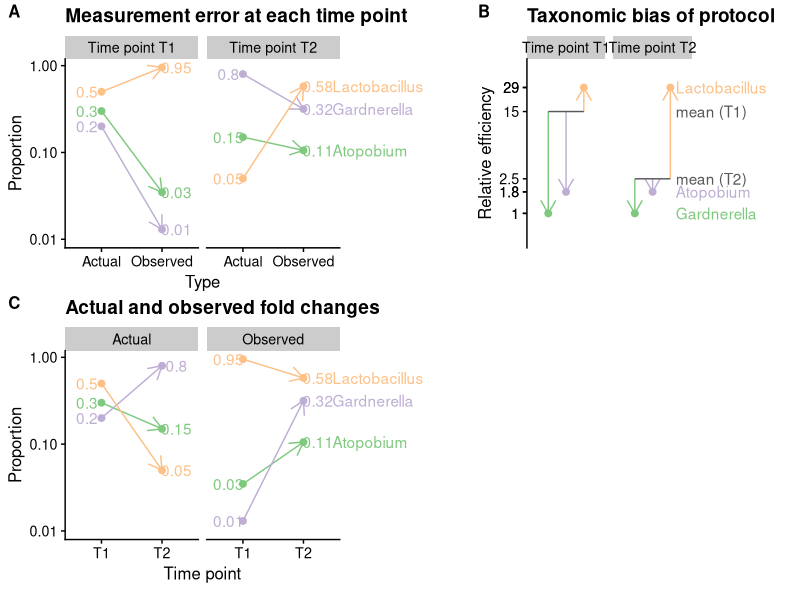

Reproduce this figure in R. (Note: this script raises an error after producing the figure.)
## ---- chunk 1
set.seed(42)

knitr::opts_chunk$set(
  comment = "#>",
  collapse = TRUE,
  cache = FALSE,
  echo = TRUE
)

library(tidyverse)
library(here)
library(cowplot)
library(patchwork)
theme_set(theme_cowplot(12))

close_elts <- function(x) x / sum(x)
## ---- chunk 2
bias <- tibble(taxon = c("Lactobacillus", "Gardnerella", "Atopobium", "Spike-in"),
  efficiency = c(4.68, 0.16, 0.285, 1)) %>%
  mutate(across(efficiency, ~. / min(.)))
# efficiency associated with the targeted measurement of Lactobacillus
targeted_efficiency <- 2
a0 <- tribble(
  ~taxon, ~timepoint, ~abundance,
  "Lactobacillus", "T1", 5,
  "Lactobacillus", "T2", 0.5,
  "Gardnerella", "T1", 2,
  "Gardnerella", "T2", 8,
  "Atopobium", "T1", 3,
  "Atopobium", "T2", 1.5,
) %>%
  # Shrink abundance to have similar scale as proportions
  mutate(across(abundance, ~ . / max(.))) %>%
  left_join(bias, by = "taxon") %>%
  with_groups(timepoint, mutate,
    total_abundance = sum(abundance),
    proportion = close_elts(abundance),
    biased_abundance = efficiency * abundance,
    biased_proportion = close_elts(biased_abundance),
    biased_count = biased_proportion * 1e3,
    abundance_estimate_bulk = biased_proportion * total_abundance,
    #> abundance_estimate_spikein = biased_count / biased_count[taxon == "Spike-in"],
    abundance_estimate_targeted = biased_count * targeted_efficiency *
      abundance[taxon == "Lactobacillus"] / biased_count[taxon == "Lactobacillus"],
  )
a1 <- a0 %>%
  select(-total_abundance) %>%
  pivot_longer(-c(taxon, efficiency, timepoint), names_to = "type")
# data frame for plots
ptb <- a1 %>%
  filter(
    type %in% c("proportion", "biased_proportion"),
  ) %>%
  mutate(
    across(type, fct_relevel, "proportion", "biased_proportion"),
    across(type, fct_recode,
      "Actual" = "proportion",
      "Observed" = "biased_proportion"),
  )
## ---- chunk 3
shared_layers <- list(
  geom_path(aes(group = taxon),
    arrow = grid::arrow(length = unit(0.15, "inches"))),
  geom_point(size = 2),
  scale_color_brewer(type = "qual", palette = 1, guide = "none"),
  labs(y = "Proportion", color = "Taxon"),
  scale_y_log10(),
  coord_cartesian(clip = "off"),
  # scale_y_log10(breaks = c(1e-2, 3e-2, 1e-1, 3e-1, 1)) +
  expand_limits(y = 1e-2),
  theme(plot.margin = unit(c(0, 1.3, 0, 0), units = "in"))
)
# How much to nudge the taxon labels and proportions
nudge.taxon <- 0.48
nudge.prop <- 0.24
# In future iterations, consider labelling the taxa in both facets
p.meas <- ptb %>%
  ggplot(aes(type, value, color = taxon)) +
  facet_wrap(~timepoint, nrow = 1, scales = "fixed",
    labeller = as_labeller(function(x) str_c("Time point ", x))
  ) +
  shared_layers +
  geom_text(data = ~filter(., type == "Actual"),
    aes(label = round(value, 2)), nudge_x = -nudge.prop) +
  geom_text(data = ~filter(., type == "Observed"),
    aes(label = round(value, 2)), nudge_x = nudge.prop) +
  geom_text(data = ~filter(., timepoint == "T2", type == "Observed"),
    aes(label = taxon), nudge_x = nudge.taxon, hjust = 0) +
  labs(
    x = "Type",
    title = "Measurement error at each time point"
  )
p.fc <- ptb %>%
  ggplot(aes(timepoint, value, color = taxon)) +
  facet_wrap(~type, nrow = 1, scales = "fixed") +
  shared_layers +
  geom_text(data = ~filter(., timepoint == "T1"),
    aes(label = round(value, 2)), nudge_x = -nudge.prop) +
  geom_text(data = ~filter(., timepoint == "T2"),
    aes(label = round(value, 2)), nudge_x = nudge.prop) +
  geom_text(data = ~filter(., timepoint == "T2", type == "Observed"),
    aes(label = taxon), nudge_x = nudge.taxon, hjust = 0) +
  labs(
    x = "Time point",
    title = "Actual and observed fold changes"
  )
## ---- chunk 4
# First, compute the mean efficiency, then join with the taxon efficiencies in
# a table for plotting.
sme <- a0 %>%
  with_groups(timepoint, summarize, mean_efficiency = sum(proportion * efficiency))
sme0 <- sme %>%
  mutate(label = str_glue("mean ({timepoint})")) %>%
  select(label, efficiency = mean_efficiency)
sme1 <- sme %>%
  mutate(taxon = "Mean", type = "Mean") %>%
  select(taxon, efficiency = mean_efficiency, timepoint, type)
bias1 <- bias %>%
  filter(taxon != "Spike-in") %>%
  expand(nesting(taxon, efficiency), timepoint = c("T1", "T2")) %>%
  mutate(type = "Taxon")
lvls = c("Atopobium", "Gardnerella", "Lactobacillus", "Mean")
etb1 <- bind_rows(bias1, sme1) %>%
  mutate(across(taxon, factor, levels = lvls))

lvls = c("Gardnerella", "Atopobium", "Lactobacillus")
bias2 <- bias %>%
  filter(taxon != "Spike-in") %>%
  expand(nesting(taxon, efficiency), timepoint = c("T1", "T2")) %>%
  mutate(
    type = "Taxon",
    across(taxon, factor, levels = lvls),
    x = as.integer(taxon)
  ) %>%
  left_join(sme, by = "timepoint")

clrs <- c(RColorBrewer::brewer.pal(n = 3, "Accent"), rep("#585858", 2))
p.eff <- bias2 %>%
  ggplot(aes(x = x, y = efficiency, color = taxon)) +
  geom_point(size = 2) +
  geom_text(data = ~filter(., timepoint == "T2"),
    aes(label = taxon), x = 3.3, hjust = 0) +
  geom_segment(aes(xend = x, yend  = efficiency, y = mean_efficiency),
    arrow = grid::arrow(length = unit(0.15, "inches"))) +
  geom_segment(data = sme,
    aes(x = 1, xend = 3, y = mean_efficiency, yend = mean_efficiency),
    color = "#585858",
    inherit.aes = FALSE) +
  geom_text(data = sme0 %>% mutate(timepoint = "T2"),
    aes(label = label, y = efficiency), x = 3.3, hjust = 0,
    color = "#585858",
    inherit.aes = FALSE) +
  scale_color_manual(values = clrs) +
  labs(y = "Relative efficiency", x = NULL, color = "Taxon",
    title = "Taxonomic bias of protocol"
  ) +
  # Set the vertical span to match the other plots
  scale_y_log10(limits = c(1, 100) / 2,
    breaks = etb1$efficiency,
    labels = signif(etb1$efficiency, 2)
  ) +
  xlim(c(0.0, 4)) +
  facet_wrap(~timepoint, nrow = 1, scales = "fixed",
    labeller = as_labeller(function(x) str_c("Time point ", x))
  ) +
  coord_cartesian(clip = "off") +
  theme(
    axis.line.x = element_blank(),
    axis.text.x = element_blank(),
    axis.ticks.x = element_blank(),
    axis.title.x = element_blank(),
    legend.position = "none",
    plot.margin = unit(c(0, 1.0, 0, 0), units = "in")
  )
## ---- chunk 5
p.meas + p.eff + p.fc + plot_spacer() + 
  plot_layout(byrow = TRUE, ncol = 2, widths = c(1, 0.6)) +
  plot_annotation(tag_levels = "A")
## ---- chunk 6
sessioninfo::session_info()
